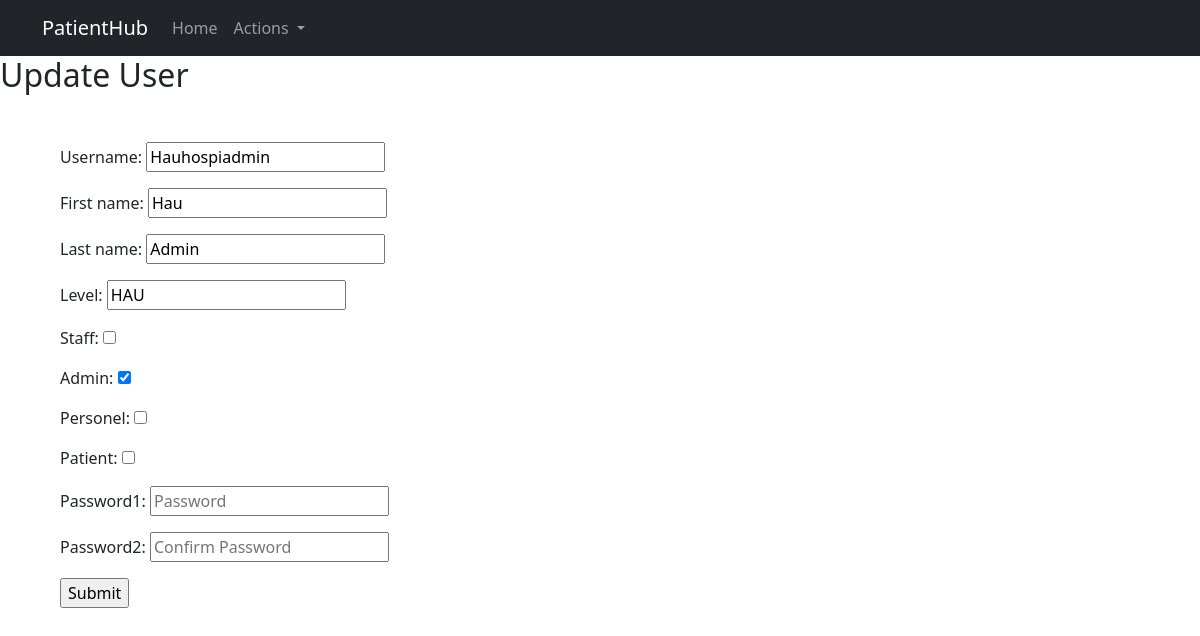
The page /updateUser/14/ on the database its author committed.
### accounts/models.py (models this page shows, shortened)
class User(AbstractBaseUser):
    username = models.CharField(max_length=30, unique=True)
    first_name = models.CharField(max_length=255)
    last_name = models.CharField(max_length=100)
    active = models.BooleanField(default=True)
    staff = models.BooleanField(default=False)
    admin = models.BooleanField(default=False)
    personel = models.BooleanField(default=False)
    patient = models.BooleanField(default=False)
    timestamp = models.DateTimeField(auto_now_add=True)
    level = models.CharField(max_length=30, null=True, blank=True)
    ward = models.CharField(max_length=30, null=True, blank=True)
    USERNAME_FIELD = 'username'
    REQUIRED_FIELDS = []
    objects = UserManager()

### accounts/views.py (the view)
# urls.py: path('updateUser/<int:pk>/', updateUser, name='updateUser'),
def updateUser(request, pk):
    user = User.objects.get(id=pk)
    form = RegisterForm(instance=user)
    if request.method == 'POST':
        form = RegisterForm(request.POST, request.FILES, instance=user)
        if form.is_valid():
            form.save()
            return redirect('users')
    context = {
        "form": form
    }
    return render(request, 'updateUser.html', context)

### accounts/forms.py (shortened to what this page needs)
class RegisterForm(forms.ModelForm):
    username = forms.CharField(widget=forms.TextInput(attrs={
        'placeholder': "Username"
    }))
    password1 = forms.CharField(widget=forms.PasswordInput(attrs={
        'placeholder': "Password"
    }))
    password2 = forms.CharField(widget=forms.PasswordInput(attrs={
        'placeholder': "Confirm Password"
    }))
    first_name = forms.CharField(widget=forms.TextInput(attrs={
        'placeholder': "First Name"
    }))
    last_name = forms.CharField(widget=forms.TextInput(attrs={
        'placeholder': "Last Name"
    }))
    level = forms.CharField(widget=forms.TextInput(attrs={
        'placeholder': "level"
    }))
    class Meta:
        model = User
        fields = ('username', 'first_name', 'last_name', 'level', 'staff', 'admin', 'personel', 'patient')

### templates/updateUser.html (shortened to what this page needs)
<!DOCTYPE html>
<html lang="en">
<head>
     {% include 'base/css.html' %}
{% include 'nav.html' %}
    <h2>
        Update User
    </h2>
    <div class="container m-5">
        <form action="" method="post" enctype="multipart/form-data">
            {{ form.as_p }}
            <input type="submit" name="Submit">
        </form>
    </div>
</head>
<body>
</body>
</html>

### rows shown on the page
User: username "Hauhospiadmin", first_name "Hau", last_name "Admin", level "HAU", admin "☑"
